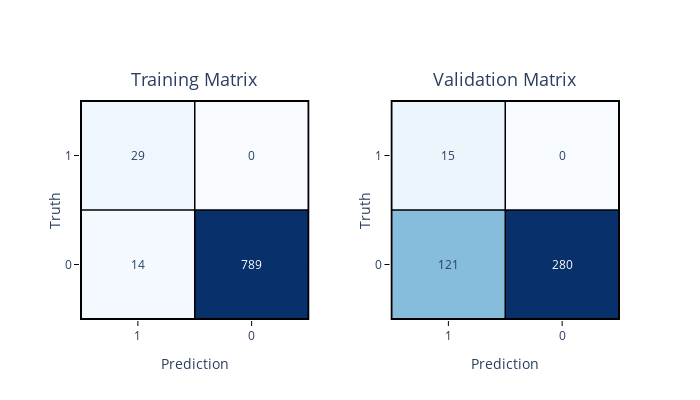

Notebook code cell kept with this figure:
### Code cell
from eppi_text_classification import binary_train_valid_confusion_plotly

binary_train_valid_confusion_plotly(
    y_train,
    y_train_pred,
    y_test,
    y_test_pred,
    postive_label="Included",
    negative_label="Excluded",
)

### Figure 1 — Plotly figure (JSON) as saved in the notebook; plotly's stock layout.template omitted (floating-point values rounded to 4 significant figures)
{"data": [{"colorscale": [[0, "rgb(247,251,255)"], [0.125, "rgb(222,235,247)"], [0.25, "rgb(198,219,239)"], [0.375, "rgb(158,202,225)"], [0.5, "rgb(107,174,214)"], [0.625, "rgb(66,146,198)"], [0.75, "rgb(33,113,181)"], [0.875, "rgb(8,81,156)"], [1, "rgb(8,48,107)"]], "hoverinfo": "text", "showscale": false, "text": [["Truth: Excluded<br>Prediction: Included<br>Total: 14", "Truth: Excluded<br>Prediction: Excluded<br>Total: 789"], ["Truth: Included<br>Prediction: Included<br>Total: 29", "Truth: Included<br>Prediction: Excluded<br>Total: 0"]], "type": "heatmap", "x": ["0", "1"], "xaxis": "x", "y": ["0", "1"], "yaxis": "y", "z": [[14, 789], [29, 0]]}, {"colorscale": [[0, "rgb(247,251,255)"], [0.125, "rgb(222,235,247)"], [0.25, "rgb(198,219,239)"], [0.375, "rgb(158,202,225)"], [0.5, "rgb(107,174,214)"], [0.625, "rgb(66,146,198)"], [0.75, "rgb(33,113,181)"], [0.875, "rgb(8,81,156)"], [1, "rgb(8,48,107)"]], "hoverinfo": "text", "showscale": false, "text": [["Truth: Excluded<br>Prediction: Included<br>Total: 121", "Truth: Excluded<br>Prediction: Excluded<br>Total: 280"], ["Truth: Included<br>Prediction: Included<br>Total: 15", "Truth: Included<br>Prediction: Excluded<br>Total: 0"]], "type": "heatmap", "x": ["0", "1"], "xaxis": "x2", "y": ["0", "1"], "yaxis": "y2", "z": [[121, 280], [15, 0]]}], "layout": {"annotations": [{"font": {"size": 18}, "showarrow": false, "text": "Training Matrix", "x": 0.2125, "xanchor": "center", "xref": "paper", "y": 1.03, "yanchor": "bottom", "yref": "paper"}, {"font": {"size": 18}, "showarrow": false, "text": "Validation Matrix", "x": 0.7875, "xanchor": "center", "xref": "paper", "y": 1.03, "yanchor": "bottom", "yref": "paper"}, {"font": {"color": " dark blue"}, "showarrow": false, "text": "14", "x": "0", "xref": "x", "y": "0", "yref": "y"}, {"font": {"color": "white"}, "showarrow": false, "text": "789", "x": "1", "xref": "x", "y": "0", "yref": "y"}, {"font": {"color": " dark blue"}, "showarrow": false, "text": "29", "x": "0", "xref": "x", "y": "1", "yref": "y"}, {"font": {"color": " dark blue"}, "showarrow": false, "text": "0", "x": "1", "xref": "x", "y": "1", "yref": "y"}, {"font": {"color": " dark blue"}, "showarrow": false, "text": "121", "x": "0", "xref": "x2", "y": "0", "yref": "y2"}, {"font": {"color": "white"}, "showarrow": false, "text": "280", "x": "1", "xref": "x2", "y": "0", "yref": "y2"}, {"font": {"color": " dark blue"}, "showarrow": false, "text": "15", "x": "0", "xref": "x2", "y": "1", "yref": "y2"}, {"font": {"color": " dark blue"}, "showarrow": false, "text": "0", "x": "1", "xref": "x2", "y": "1", "yref": "y2"}], "autosize": false, "height": 400, "shapes": [{"line": {"color": "black", "width": 2}, "type": "rect", "x0": -0.5, "x1": 1.5, "xref": "x", "y0": -0.5, "y1": 1.5, "yref": "y"}, {"line": {"color": "black", "width": 1.5}, "type": "line", "x0": -0.5, "x1": 1.5, "xref": "x", "y0": 0.5, "y1": 0.5, "yref": "y"}, {"line": {"color": "black", "width": 1.5}, "type": "line", "x0": 0.5, "x1": 0.5, "xref": "x", "y0": -0.5, "y1": 1.5, "yref": "y"}, {"line": {"color": "black", "width": 2}, "type": "rect", "x0": -0.5, "x1": 1.5, "xref": "x2", "y0": -0.5, "y1": 1.5, "yref": "y2"}, {"line": {"color": "black", "width": 1.5}, "type": "line", "x0": -0.5, "x1": 1.5, "xref": "x2", "y0": 0.5, "y1": 0.5, "yref": "y2"}, {"line": {"color": "black", "width": 1.5}, "type": "line", "x0": 0.5, "x1": 0.5, "xref": "x2", "y0": -0.5, "y1": 1.5, "yref": "y2"}], "width": 700, "xaxis": {"anchor": "y", "domain": [0, 0.425], "mirror": true, "tickcolor": "black", "ticklen": 5, "tickmode": "array", "ticks": "outside", "ticktext": ["1", "0"], "tickvals": [0, 1], "tickwidth": 1, "title": {"text": "Prediction"}}, "xaxis2": {"anchor": "y2", "domain": [0.575, 1], "mirror": true, "tickcolor": "black", "ticklen": 5, "tickmode": "array", "ticks": "outside", "ticktext": ["1", "0"], "tickvals": [0, 1], "tickwidth": 1, "title": {"text": "Prediction"}}, "yaxis": {"anchor": "x", "domain": [0, 1], "mirror": true, "tickcolor": "black", "ticklen": 5, "tickmode": "array", "ticks": "outside", "ticktext": ["0", "1"], "tickvals": [0, 1], "tickwidth": 1, "title": {"standoff": 0.3, "text": "Truth"}}, "yaxis2": {"anchor": "x2", "domain": [0, 1], "mirror": true, "tickcolor": "black", "ticklen": 5, "tickmode": "array", "ticks": "outside", "ticktext": ["0", "1"], "tickvals": [0, 1], "tickwidth": 1, "title": {"standoff": 0.3, "text": "Truth"}}}}
